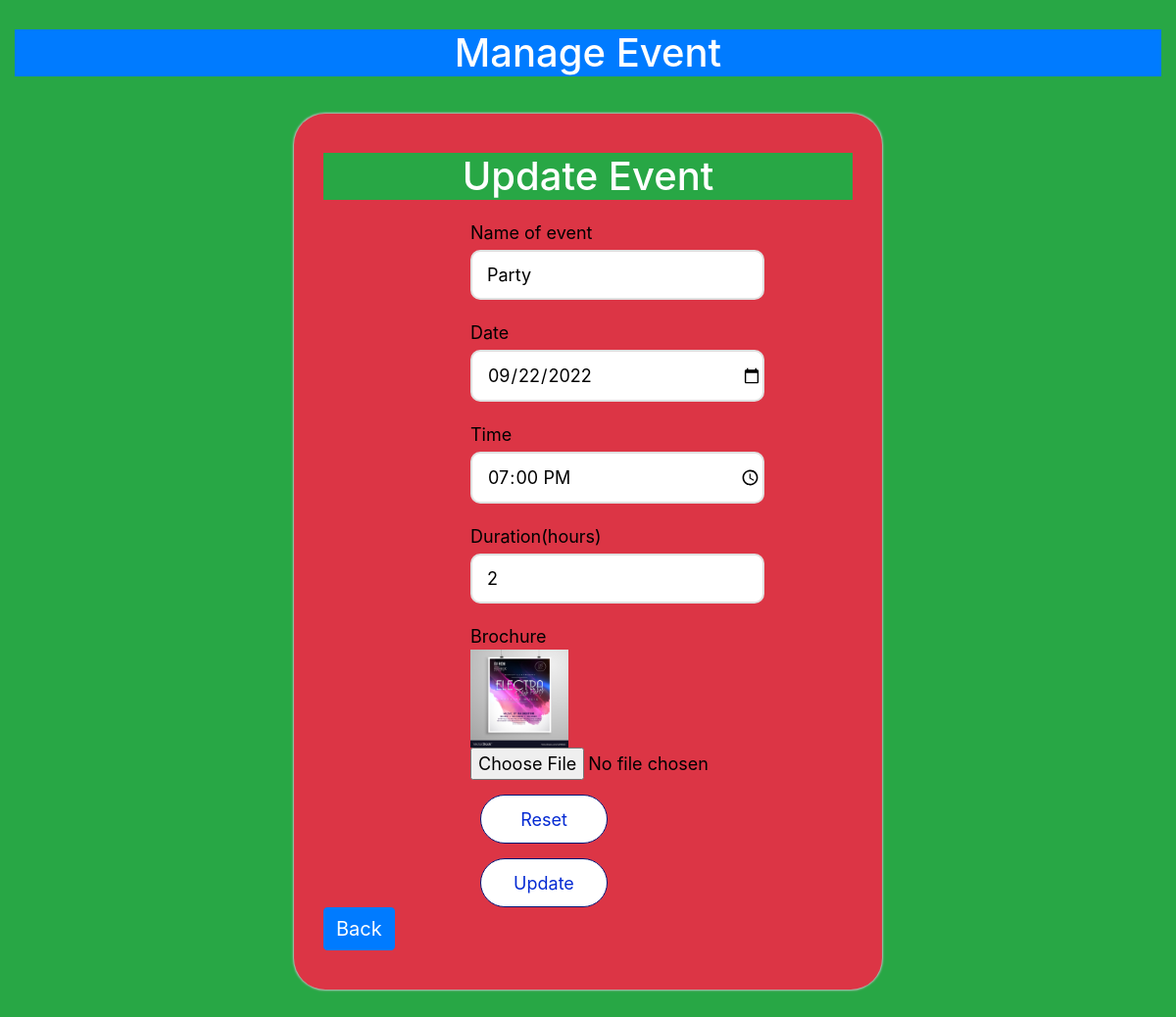
/scm/update_event/22/, run on the app's committed database.
### scmapp/models.py (models this page shows)
class Event(models.Model):
    eid = models.AutoField(primary_key=True)
    name = models.CharField(max_length=20)
    date = models.DateField()
    time = models.TimeField()
    duration = models.IntegerField()
    image = models.ImageField(upload_to=filepath, null=True, blank=True)

### scmapp/views.py (the view)
# urls.py: re_path(r'^update_event/(?P<id>\d+)/$',views.update_event,name='update_event'),
def update_event(request,id):
    event = Event.objects.get(eid=id)
    event.date = event.date.strftime('%Y-%m-%d')
    event.time = event.time.strftime('%H:%M:%S')
    data = {'event':event}
    return render(request,'update_event.html',context=data)

### SCM/event_scheduling_site/templates/update_event.html (shortened to what this page needs)
<!DOCTYPE html>
{% load static %}
<html>
<head>
  <link rel="stylesheet" href="https://stackpath.bootstrapcdn.com/bootstrap/4.4.1/css/bootstrap.min.css">
  <link rel="stylesheet" href="{% static 'css/add_event.css' %}">
</head>
<body class="bg-success">
<div class="container-fluid header text-center">
  <h1 class="bg-primary" style="color: white;">Manage Event</h1>
</div>
<div class="container-fluid">
  <div class="row justify-content-center">
    <div class="col-lg-6 box bg-danger">
      <center><h1 class="bg-success" style="color: white; margin-right: 30px;">Update Event</h1></center>
      <div class="row justify-content-center">
        <div class="col-lg-6">
          <div class="inputbox">
            <form action="{% url 'scmapp:db_update_event' id=event.eid %}" method="post">
              Name of event<br>
              <input type="text" name="name" autocomplete="off" value="{{ event.name }}" required><br>
              Date<br>
              <input type="date" name="date" autocomplete="off" value="{{ event.date }}" required><br>
              Time<br>
              <input type="time" name="time" value="{{ event.time }}" min="06:00" max="18:00" required><br>
              Duration(hours)<br>
              <input type="number" name="duration" autocomplete="off" value="{{ event.duration }}" min="1" required><br>
              Brochure<br>
              {% if event.image %}
                <img src = "{{event.image.url}}" alt="image here" width="100" height="100" target="_blank">
              {% endif %}
              <input type="file" name="image" >
              <div class="footer">
                <input type="reset" value="Reset" name="submit">
                <input type="submit" value="Update" name="submit">
              </div>
            </form>
          </div>
        </div>
      </div>
      <a href="{% url 'scmapp:admin_event' %}" class="btn btn-primary">Back</a>
    </div>
  </div>
</div>
</body>
</html>

### static/css/add_event.css (style rules this page uses)
body { background-color: #e6e6e6; }
.header { margin: 30px 0px 0px 0px; font-size: 28px; }
.box , .loginBox { margin: 30px 0px 30px 0px; background-color: #fafafa; color:black; font-size: 26px; padding: 40px 0px 40px 30px; border-radius: 32px; -webkit-box-shadow:0px 0px 2px 1px #bdbdbd; }
.box a , .loginBox a { font-size: 20px; }
.inputbox { margin: 12px 0px 0px 0px; font-size: 18px; font-weight: 400px; }
.inputbox input[type=text],input[type=password],input[type=date],input[type=time],input[type=number] { margin: 4px 0px 20px 0px; padding: 10px 0px 10px 15px; width: 300px; outline: none; border-radius: 10px; border-left: 2px solid #e0e0e0; border-right: 2px solid #e0e0e0; border-top: 2px solid #e0e0e0; border-bottom: 2px solid #e0e0e0; }
input[type=submit],input[type=reset] { height: 50px; width: 130px; background-color: rgb(255, 255, 255); outline: none; border:1.5px solid #051677; border-radius: 64px; font-size: 18px; color:#042ad3; }
.footer input { margin: 15px 10px 0px 10px; }

### data on the page
Event: name "Party", date "09/22/2022", time "19:00:00", duration "2", image (picture)
